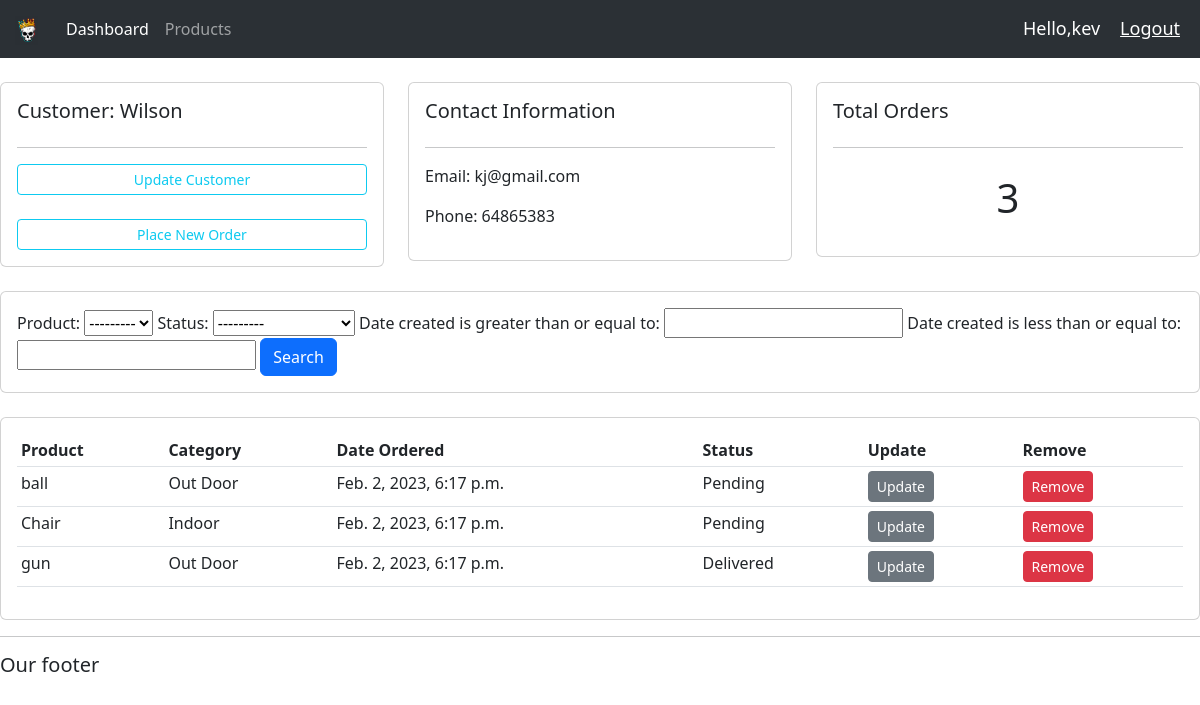
The page /customer/3/ (signed in) on the database its author committed.
### accounts/models.py (models this page shows, shortened)
class Customer(models.Model):
    user = models.OneToOneField(User, null=True, blank=True, on_delete=models.CASCADE)#this means a customer can have one user and user can have only one customer so there is no confusion between user and customer
    name = models.CharField(max_length=200, null=True)
    phone = models.CharField(max_length=200, null=True)
    email = models.CharField(max_length=200, null=True)
    profile_pic = models.ImageField(default="profile.jpg", null=True, blank=True)
    date_created = models.DateTimeField(auto_now_add=True, null=True)

class Order(models.Model):
    STATUS = (
        ('Pending', 'Pending'),
        ('Out for delivery', 'Out for Delivery'),
        ('Delivered', 'Delivered'),
    )
    cutomer = models.ForeignKey(Customer, null=True, on_delete=models.SET_NULL)#when order is deleted the customer will stay in the database but with a null value for order
    product = models.ForeignKey(Product, null=True, on_delete=models.SET_NULL)
    date_created = models.DateTimeField(auto_now_add=True, null=True)
    status = models.CharField(max_length=200, null=True, choices=STATUS)

class Product(models.Model):
    CATEGORY = (
        ('Indoor', 'Indoor'),
        ('Out Door', 'Out Door')
    )
    name = models.CharField(max_length=200, null=True)
    price = models.FloatField(null=True)
    category = models.CharField(max_length=200, null=True, choices=CATEGORY)
    description = models.CharField(max_length=255, null=True)
    date_created = models.DateTimeField(auto_now_add=True, null=True)
    tags = models.ManyToManyField(Tag)#different products can have more than one tag so we use a many to many relationship
    def __str__(self):
        return self.name

### accounts/decorators.py (the view)
        def wrapper_func(request, *args, **kwargs):
            group = None#this variable starts with nothig
            if request.user.groups.exists():#this checks if a user has a group and if the group exists
                group = request.user.groups.all()[0].name#this will check for particular user in the available groups starting with first
            if group in roles_allowed: #check if the rolls_allowed are in the availble groups created
                return view_func(request, *args, **kwargs)
            else:
                return HttpResponse('You are not authorized to link this page')

### accounts/views.py (called while the page is built)
@users_allowed(roles_allowed=['admin', ])
def customer(request, pk):
    customer = Customer.objects.get(id=pk)
    orders = customer.order_set.all()#this will show the orders of the customer with the id
    myfilter = OrderFilter(request.GET, queryset=orders)
    orders = myfilter.qs #this will allow the orders to be searched using qs(queryset)
    context = {
        'customer': customer,
        'orders': orders,
        'myfilter': myfilter
    }
    return render(request, 'accounts/customer.html', context)

### accounts/templates/accounts/customer.html
{% extends 'accounts/main.html' %}
{% block content %}
<br>
<div class="row">
    <div class="col-md">
        <div class="card card-body">
            <h5>Customer:    {{ customer.name.title }}</h5>
            <hr>
            <a class="btn btn-outline-info btn-sm btn-block" href="">Update Customer</a>
            <br>
            <a class="btn btn-outline-info btn-sm btn-block" href="{% url 'createOrder' customer.id %}">Place New Order</a>
        </div>
    </div>
    <div class="col-md">
        <div class="card card-body">
            <h5>Contact Information</h5>
            <hr>
            <p>Email: {{ customer.email }}</p>
            <p>Phone: {{ customer.phone }}</p>
        </div>
    </div>
    <div class="col-md">
        <div class="card card-body">
            <h5>Total Orders</h5>
            <hr>
            <h1 style="text-align: center; padding: 10px">{{ orders.count }}</h1>
        </div>
    </div>
</div>
<br>
<div class="row">
    <div class="col">
        <div class="card card-body">
            <form method="GET">
                {{ myfilter.form }}
                <button class="btn btn-primary" type="submit">Search</button>
            </form>
        </div>
    </div>
</div>
<br>
<div class="row">
    <div class="col-md">
        <div class="card card-body">
            <table class="table table-sm">
                <tr>
                    <th>Product</th>
                    <th>Category</th>
                    <th>Date Ordered</th>
                    <th>Status</th>
                    <th>Update</th>
                    <th>Remove</th>
                </tr>
                {% for order in orders %}
                <tr>
                    <td>{{order.product}}</td>
                    <td>{{order.product.category}}</td>
                    <td>{{order.date_created}}</td>
                    <td>{{order.status}}</td>
                    <td><a class="btn btn-sm btn-secondary" href="#">Update</a></td>
                    <td><a class="btn btn-sm btn-danger" href="#">Remove</a></td>
                </tr>
                {% endfor %}
            </table>
        </div>
    </div>
</div>
{% endblock %}

### accounts/templates/accounts/navbar.html (shortened to what this page needs)
{% load static %}
<nav class="navbar navbar-expand-lg bg-body-tertiary" data-bs-theme="dark">
    <div class="container-fluid">
      <a class="navbar-brand" href="#"><img id="logo" src="{% static 'images\logo.png'%}"></a>
      <div class="collapse navbar-collapse" id="navbarNav">
        <ul class="navbar-nav">
          {% if request.user.is_staff %}
              <li class="nav-item">
                <a class="nav-link active" aria-current="page" href="{% url 'index' %}">Dashboard</a>
              </li>
              <li class="nav-item">
                <a class="nav-link" href="{% url 'products' %}">Products</a>
              </li>
          {% else %}
              <li  class="nav-item">
                  <a class="nav-link" href="{% url 'account' %}">Settings</a>
              </li>
          {% endif %}
        </ul>
      </div>
    </div>
    <span class="hello-msg">Hello,{{request.user}}</span>
    <span ><a class="hello-msg" href="{% url 'logout' %}">Logout</a></span>
</nav>

### static/css/main.css (style rules this page uses)
#logo { height:30px; }
body { background-color: #ebeff5; }

### accounts/templates/accounts/navbar.html (style rules this page uses)
.hello-msg { font-size: 18px; color: white; margin-right: 20px; }

### rows shown on the page
Customer: name "Wilson", email "kj@gmail.com", phone "64865383"
Order: product "ball", product.category "Out Door", date_created "Feb. 2, 2023, 6:17 p.m.", status "Pending"
Order: product "Chair", product.category "Indoor", date_created "Feb. 2, 2023, 6:17 p.m.", status "Pending"
Order: product "gun", product.category "Out Door", date_created "Feb. 2, 2023, 6:17 p.m.", status "Delivered"

### other values the page prints
{{ request.user }} "kev"
{{ orders.count }} "3"
